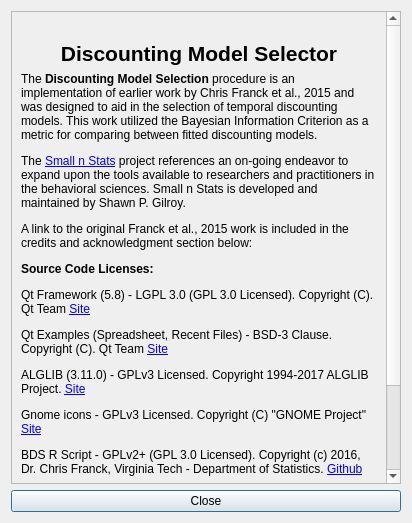
<?xml version="1.0" encoding="UTF-8"?>
<ui version="4.0">
 <class>CreditsDialog</class>
 <widget class="QDialog" name="CreditsDialog">
  <property name="geometry">
   <rect>
    <x>0</x>
    <y>0</y>
    <width>412</width>
    <height>523</height>
   </rect>
  </property>
  <property name="windowTitle">
   <string>Credits</string>
  </property>
  <layout class="QVBoxLayout" name="verticalLayout">
   <item>
    <widget class="QScrollArea" name="scrollArea">
     <property name="sizePolicy">
      <sizepolicy hsizetype="Preferred" vsizetype="Preferred">
       <horstretch>0</horstretch>
       <verstretch>0</verstretch>
      </sizepolicy>
     </property>
     <property name="widgetResizable">
      <bool>true</bool>
     </property>
     <property name="alignment">
      <set>Qt::AlignCenter</set>
     </property>
     <widget class="QWidget" name="scrollAreaWidgetContents">
      <property name="geometry">
       <rect>
        <x>0</x>
        <y>-163</y>
        <width>375</width>
        <height>652</height>
       </rect>
      </property>
      <layout class="QVBoxLayout" name="verticalLayout_2">
       <item>
        <layout class="QHBoxLayout" name="horizontalLayout">
         <item>
          <widget class="QLabel" name="label">
           <property name="sizePolicy">
            <sizepolicy hsizetype="Maximum" vsizetype="Maximum">
             <horstretch>0</horstretch>
             <verstretch>0</verstretch>
            </sizepolicy>
           </property>
           <property name="text">
            <string/>
           </property>
           <property name="pixmap">
            <pixmap resource="spreadsheet.qrc">:/images/SNS.png</pixmap>
           </property>
           <property name="wordWrap">
            <bool>true</bool>
           </property>
          </widget>
         </item>
        </layout>
       </item>
       <item>
        <widget class="QLabel" name="label_4">
         <property name="text">
          <string>&lt;html&gt;&lt;head/&gt;&lt;body&gt;&lt;p&gt;&lt;span style=&quot; font-size:16pt; font-weight:600;&quot;&gt;Discounting Model Selector&lt;/span&gt;&lt;/p&gt;&lt;/body&gt;&lt;/html&gt;</string>
         </property>
         <property name="alignment">
          <set>Qt::AlignCenter</set>
         </property>
         <property name="wordWrap">
          <bool>true</bool>
         </property>
         <property name="margin">
          <number>10</number>
         </property>
        </widget>
       </item>
       <item>
        <widget class="QLabel" name="label_2">
         <property name="text">
          <string>&lt;html&gt;&lt;head/&gt;&lt;body&gt;&lt;p&gt;The &lt;span style=&quot; font-weight:600;&quot;&gt;Discounting Model Selection&lt;/span&gt; procedure is an implementation of earlier work by Chris Franck et al., 2015 and was designed to aid in the selection of temporal discounting models. This work utilized the Bayesian Information Criterion as a metric for comparing between fitted discounting models.&lt;/p&gt;&lt;p&gt;The &lt;a href=&quot;http://www.smallnstats.com&quot;&gt;&lt;span style=&quot; text-decoration: underline; color:#0000ff;&quot;&gt;Small n Stats&lt;/span&gt;&lt;/a&gt; project references an on-going endeavor to expand upon the tools available to researchers and practitioners in the behavioral sciences. Small n Stats is developed and maintained by Shawn P. Gilroy.&lt;/p&gt;&lt;p&gt;A link to the original Franck et al., 2015 work is included in the credits and acknowledgment section below:&lt;/p&gt;&lt;p&gt;&lt;span style=&quot; font-weight:600;&quot;&gt;Source Code Licenses:&lt;/span&gt;&lt;/p&gt;
&lt;p&gt;Qt Framework (5.8) - LGPL 3.0 (GPL 3.0 Licensed). Copyright (C). Qt Team &lt;a href=&quot;https://www.qt.io/&quot;&gt;Site&lt;/a&gt;&lt;/p&gt;
&lt;p&gt;Qt Examples (Spreadsheet, Recent Files) - BSD-3 Clause. Copyright (C). Qt Team &lt;a href=&quot;https://www.qt.io/&quot;&gt;Site&lt;/a&gt;&lt;/p&gt;
&lt;p&gt;&lt;span style=&quot; font-family:'Arial'; color:#000000;&quot;&gt;ALGLIB (3.11.0) - GPLv3 Licensed. Copyright 1994-2017 ALGLIB Project. &lt;a href=&quot;www.alglib.net&quot;&gt;Site&lt;/a&gt;&lt;/span&gt;&lt;/p&gt; 
&lt;p&gt;Gnome icons - GPLv3 Licensed. Copyright (C) &amp;quot;GNOME Project&amp;quot; &lt;a href=&quot;http://www.gnome.org&quot;&gt;Site&lt;/a&gt;&lt;/p&gt;
&lt;p&gt;BDS R Script - GPLv2+ (GPL 3.0 Licensed). Copyright (c) 2016, Dr. Chris Franck, Virginia Tech - Department of Statistics. &lt;a href=&quot;www.github.com/miyamot0&quot;&gt;Github&lt;/a&gt;&lt;/p&gt;

&lt;p&gt;&lt;span style=&quot; font-weight:600;&quot;&gt;Credits and Acknowledgements:&lt;/span&gt;&lt;/p&gt;&lt;p&gt;&lt;a href=&quot;http://onlinelibrary.wiley.com/doi/10.1002/jeab.128/abstract&quot;&gt;&lt;span style=&quot; text-decoration: underline; color:#0000ff;&quot;&gt;• Franck, C. T., Koffarnus, M. N., House, L. L., Bickel, W. (2015). Accurate characterization of delay discounting: A multiple model approach using approximate bayesian model selection and a unified discounting measure, Journal of the Experimental Analysis of Behavior, 103, 218-233. &lt;/span&gt;&lt;/a&gt;&lt;/p&gt;&lt;/body&gt;&lt;/html&gt;</string>
         </property>
         <property name="wordWrap">
          <bool>true</bool>
         </property>
        </widget>
       </item>
      </layout>
     </widget>
    </widget>
   </item>
   <item>
    <widget class="QPushButton" name="pushButton">
     <property name="focusPolicy">
      <enum>Qt::StrongFocus</enum>
     </property>
     <property name="text">
      <string>Close</string>
     </property>
    </widget>
   </item>
  </layout>
 </widget>
 <resources>
  <include location="spreadsheet.qrc"/>
 </resources>
 <connections/>
</ui>
